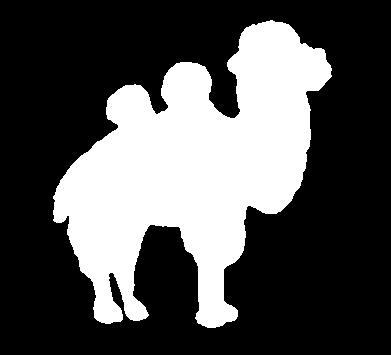
#> input picture camellor.gif, 391 x 355 px
$ python 4tralsacion.py
#> lines starting #> are read from the running program, lines starting #| are printed output that depends on the picture; after the words box and inside, x2 and y2 are one past the last pixel; in counts of white or black regions, pixels touching at a corner belong together
from PIL import Image, ImageSequence
import numpy as np
import matplotlib.pyplot as plt
import pandas as pd

# Cargar imagen GIF
gif_path = "camellor.gif"
gif = Image.open(gif_path)
#> gif is the input picture: PIL image 391x355 L; 31.8% white; 1 white region, box (x1, y1, x2, y2) and area: (53, 20, 332, 328) 44137

# Procesar el primer fotograma del GIF
frame = gif.convert("L")  # Convertir a escala de grises
imagen = np.array(frame)

# Dimensiones de la imagen
M, N = imagen.shape
#> M = 355; N = 391

# Calcular centroides
y_indices, x_indices = np.indices((M, N))
m00 = np.sum(imagen)
#> m00 = 11254935
x_cm = np.sum(x_indices * imagen) / m00
#> x_cm = 192.7
y_cm = np.sum(y_indices * imagen) / m00
#> y_cm = 168

# Trasladar la imagen a una nueva posición (ejemplo: desplazar 10 píxeles en x e y)
M_translate = np.float32([[1, 0, 10], [0, 1, 10]])
imagen_trasladada = np.zeros_like(imagen)
for y in range(M):
    for x in range(N):
        new_x = x + 10
        new_y = y + 10
        if 0 <= new_x < N and 0 <= new_y < M:
            imagen_trasladada[new_y, new_x] = imagen[y, x]
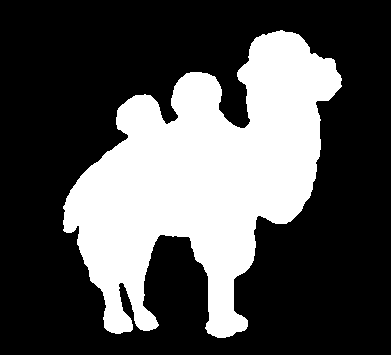
#> imagen_trasladada: shape (355, 391); 31.8% white; 1 white region, box (x1, y1, x2, y2) and area: (63, 30, 342, 338) 44137

# Calcular los momentos centrales
momentos = {}
for p in range(3):
    for q in range(3):
        if p == 0 and q == 0:
            continue  # μ_00 no es informativo
        momento = np.sum(((x_indices - x_cm) ** p) * ((y_indices - y_cm) ** q) * imagen)
        momentos[(p, q)] = momento
#> after the loop, momentos = {(0, 1): 1.15e-07, (0, 2): 5.44e+10, (1, 0): -4.8e-08, (1, 1): -2.5e+10, (1, 2): 5.12e+11, (2, 0): 5.3e+10, (2, 1): -3.26e+11, (2, 2): 2.68e+14}

# Crear una tabla con los resultados
tabla_resultados = pd.DataFrame(momentos.items(), columns=["(p, q)", "Momento Central"])
#> tabla_resultados = table of 8 rows and 2 columns
print(tabla_resultados)
#|    (p, q)  Momento Central
#| 0  (0, 1)     1.154840e-07
#| 1  (0, 2)     5.443341e+10
#| 2  (1, 0)    -4.796311e-08
#| 3  (1, 1)    -2.504401e+10
#| 4  (1, 2)     5.119933e+11
#| 5  (2, 0)     5.295303e+10
#| 6  (2, 1)    -3.260894e+11
#| 7  (2, 2)     2.675021e+14

# Mostrar imágenes original y trasladada
plt.figure(figsize=(10, 5))
plt.subplot(1, 2, 1)
plt.title("Imagen Original")
plt.imshow(imagen, cmap='gray')

plt.subplot(1, 2, 2)
plt.title("Imagen Trasladada")
plt.imshow(imagen_trasladada, cmap='gray')

plt.show()
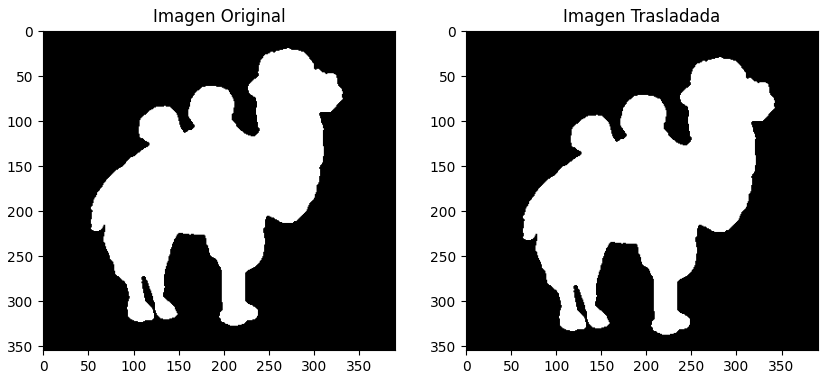
#> figure drawn by matplotlib, 2 panels
